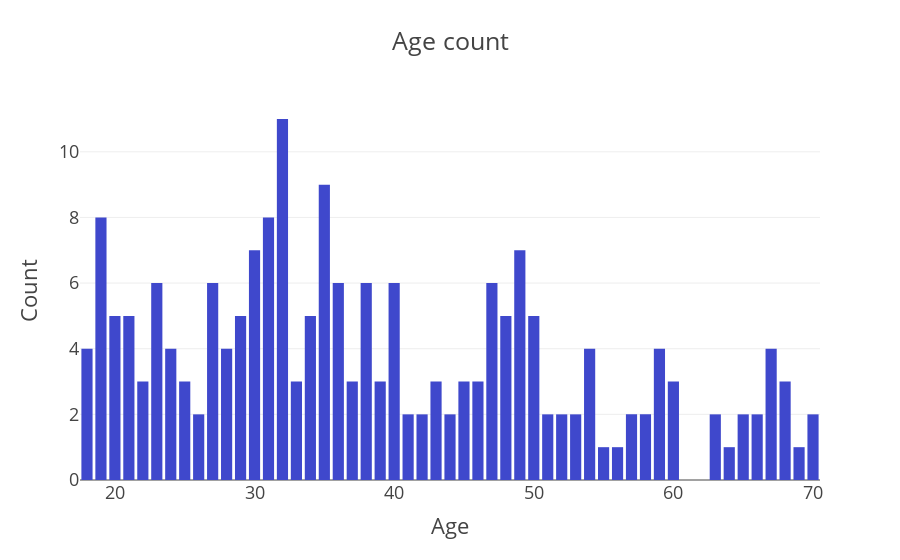

Notebook source saved alongside this figure:
### Code cell
x=df
col='Age'
v1=x[col].value_counts().reset_index()
v1=v1.rename(columns={col:'count','index':col})
v1['percent']=v1['count'].apply(lambda x : 100*x/sum(v1['count']))
v1=v1.sort_values(col)
trace1 = go.Bar(x=v1[col], y=v1["count"], name="0", marker=dict(color="rgb(63, 72, 204)"))
y = [trace1]
layout={'title':"Age count ",'xaxis':{'title':"Age"},'yaxis':{'title':"Count"}}
fig = go.Figure(data=y, layout=layout)
fig.layout.template='presentation'
iplot(fig)

### Figure 1 — Plotly figure (JSON) as saved in the notebook; plotly's stock layout.template omitted (floating-point values rounded to 4 significant figures)
{"data": [{"marker": {"color": "rgb(63, 72, 204)"}, "name": "0", "type": "bar", "x": [18, 19, 20, 21, 22, 23, 24, 25, 26, 27, 28, 29, 30, 31, 32, 33, 34, 35, 36, 37, 38, 39, 40, 41, 42, 43, 44, 45, 46, 47, 48, 49, 50, 51, 52, 53, 54, 55, 56, 57, 58, 59, 60, 63, 64, 65, 66, 67, 68, 69, 70], "y": [4, 8, 5, 5, 3, 6, 4, 3, 2, 6, 4, 5, 7, 8, 11, 3, 5, 9, 6, 3, 6, 3, 6, 2, 2, 3, 2, 3, 3, 6, 5, 7, 5, 2, 2, 2, 4, 1, 1, 2, 2, 4, 3, 2, 1, 2, 2, 4, 3, 1, 2]}], "layout": {"title": {"text": "Age count "}, "xaxis": {"title": {"text": "Age"}}, "yaxis": {"title": {"text": "Count"}}}}
